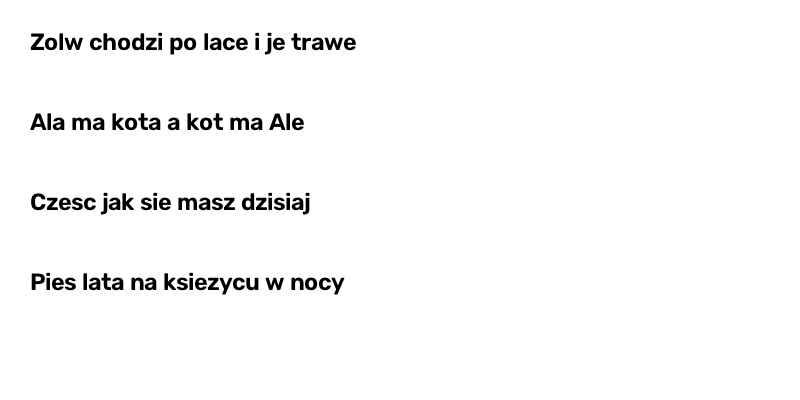
#> input picture benchmarks/smoke-v1/test_document.png, 800 x 400 px
$ python -i preprocess.py   (imports and definitions only)
#> lines starting #> are read from the running program, lines starting #| are printed output that depends on the picture; after the words box and inside, x2 and y2 are one past the last pixel; in counts of white or black regions, pixels touching at a corner belong together
#> further down, picture is the input picture: shape (400, 800, 3); min 0, max 255, mean 248.6
"""Przetwarzanie wstępne obrazu: wczytywanie, konwersja, korekta pochylenia (deskew).

Wszystkie funkcje operują na numpy arrays (BGR/RGB) z opencv, ale przyjmują też
ścieżki do plików. Zwracane obrazy są w formacie RGB (H, W, 3) uint8.
"""

from __future__ import annotations

from pathlib import Path
from typing import Union

import cv2
import numpy as np

ImageLike = Union[str, Path, np.ndarray]


# [19 lines left out: function load_image, not called in this run]


def to_grayscale(image: np.ndarray) -> np.ndarray:
    if image.ndim == 2:
        return image
    return cv2.cvtColor(image, cv2.COLOR_RGB2GRAY)


def _estimate_angle(gray: np.ndarray, max_angle: float = 5.0) -> float:
    """Szacuje kąt pochylenia tekstu poprzez analizę projekcji poziomej."""
#> called with max_angle = 5
    # binarny obraz (odwrotny, bo tekst jest ciemny na jasnym tle)
    thr = cv2.threshold(gray, 0, 255, cv2.THRESH_BINARY_INV + cv2.THRESH_OTSU)[1]
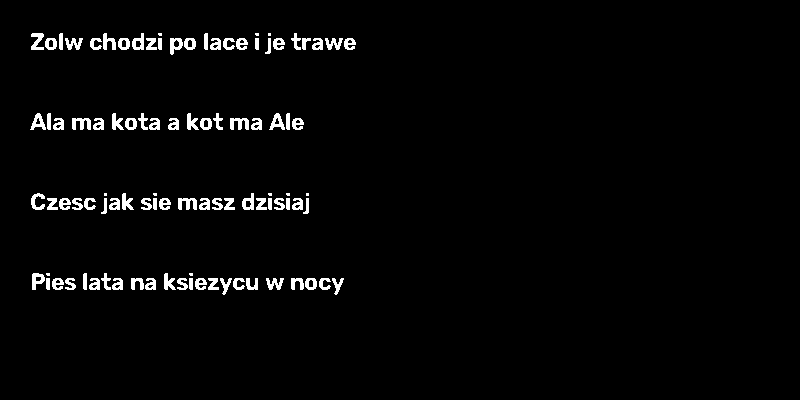
#> thr: shape (400, 800); 2.6% white; 97 white regions (10 under 20 px), largest, box (x1, y1, x2, y2) and area: (72, 118, 91, 130) 155, (230, 118, 249, 130) 155, (178, 198, 197, 210) 155
    best_angle = 0.0
    best_var = -1.0
    for angle in np.arange(-max_angle, max_angle + 0.5, 0.5):
        h, w = thr.shape
        m = cv2.getRotationMatrix2D((w / 2, h / 2), angle, 1.0)
        rotated = cv2.warpAffine(thr, m, (w, h), flags=cv2.INTER_NEAREST)
        # projekcja pozioma: suma pikseli w wierszach
        projection = rotated.sum(axis=1)
        var = projection.var()
        if var > best_var:
            best_var = var
            best_angle = float(angle)
#> this loop made 21 passes
#> (var, best_var) on passes 1 to 11: (56664979.2, 56664979.2), (63705216.4, 63705216.4), (71694057.9, 71694057.9), (81310691.7, 81310691.7), (91879413, 91879413), (104026877.5, 104026877.5), (116463659.8, 116463659.8), (129475386.7, 129475386.7), (142708701.2, 142708701.2), (157698213.8, 157698213.8), (172260237.5, 172260237.5)
#> var on passes 12 to 17: 159678848.9, 147728005, 135319508.5, 123165087.6, 110909657.2, 99061295.4
#> pass 1, in _estimate_angle, `rotated = cv2.warpAffine(thr, m, (w, h), flags=cv2.INTER_NEAREST)`:
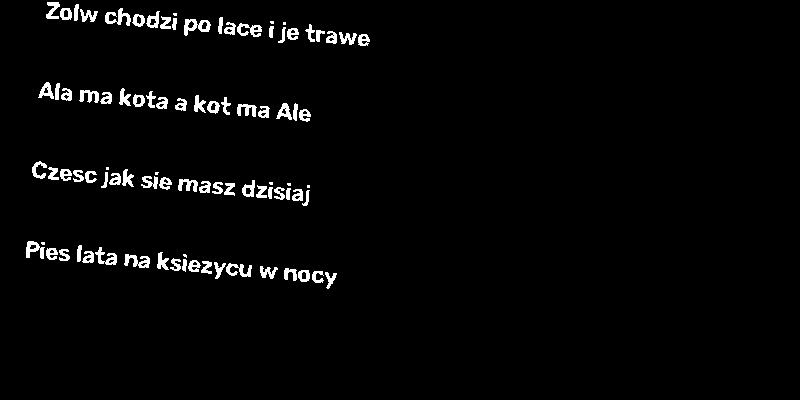
#> rotated: shape (400, 800); 2.6% white; 89 white regions (10 under 20 px), largest, box (x1, y1, x2, y2) and area: (184, 19, 211, 36) 231, (105, 8, 131, 26) 212, (124, 254, 150, 268) 199
#> pass 2, in _estimate_angle, `rotated = cv2.warpAffine(thr, m, (w, h), flags=cv2.INTER_NEAREST)`:
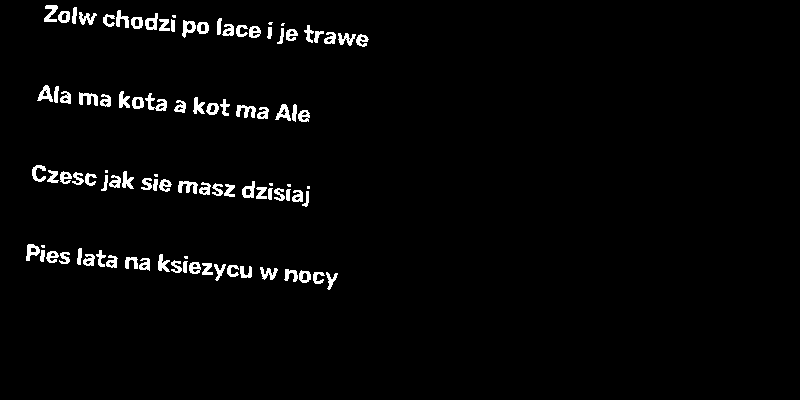
#> rotated: shape (400, 800); 2.6% white; 96 white regions (10 under 20 px), largest, box (x1, y1, x2, y2) and area: (145, 93, 167, 111) 173, (79, 92, 98, 106) 156, (178, 181, 198, 194) 156
#> pass 3, in _estimate_angle, `rotated = cv2.warpAffine(thr, m, (w, h), flags=cv2.INTER_NEAREST)`:
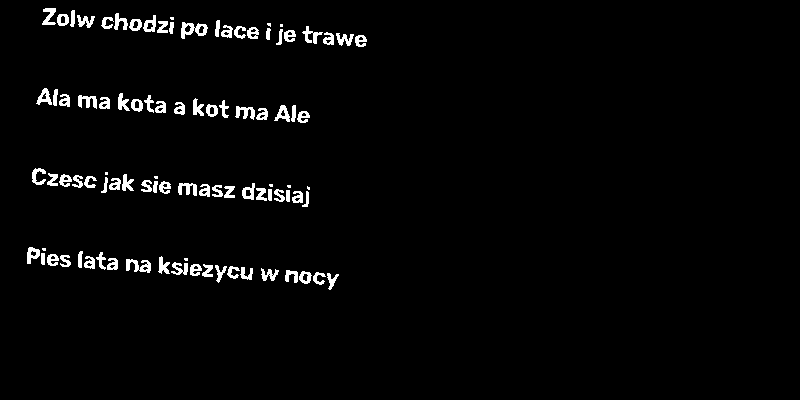
#> rotated: shape (400, 800); 2.6% white; 93 white regions (10 under 20 px), largest, box (x1, y1, x2, y2) and area: (181, 22, 208, 39) 233, (126, 259, 151, 273) 199, (78, 95, 97, 109) 156
#> after the loop, best_angle = 0; best_var = 172260237.5
    return best_angle


def deskew(image: np.ndarray, max_angle: float = 5.0, *, return_transform=False):
    """Koryguje pochylenie tekstu (drobne rotacje)."""
    gray = to_grayscale(image)
    angle = _estimate_angle(gray, max_angle)
#> angle = 0
    if abs(angle) < 0.5:
        return (image, np.array([[1., 0., 0.], [0., 1., 0.]])) if return_transform else image
    h, w = image.shape[:2]
    m = cv2.getRotationMatrix2D((w / 2, h / 2), angle, 1.0)
    rotated = cv2.warpAffine(image, m, (w, h), flags=cv2.INTER_LINEAR, borderValue=(255, 255, 255))
    return (rotated, m) if return_transform else rotated


# [56 lines left out: functions crop_to_bbox, to_pil_rgb, parse_page_range, iter_pdf_pages, not called in this run]

>>> import cv2
>>> picture = cv2.imread('../benchmarks/smoke-v1/test_document.png')
>>> result = deskew(picture)
